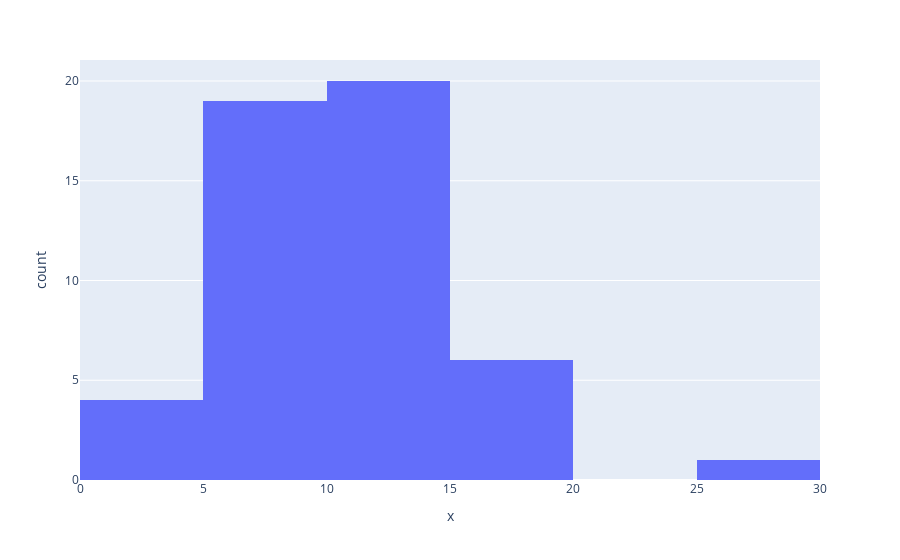

Notebook code cell kept with this figure:
### Code cell
fig = px.histogram(x=prices_2021, nbins=5)
fig.show()

### Figure 1 — Plotly figure (JSON) as saved in the notebook; plotly's stock layout.template omitted (floating-point values rounded to 4 significant figures)
{"data": [{"alignmentgroup": "True", "bingroup": "x", "hovertemplate": "x=%{x}<br>count=%{y}<extra></extra>", "legendgroup": "", "marker": {"color": "#636efa", "pattern": {"shape": ""}}, "name": "", "nbinsx": 5, "offsetgroup": "", "orientation": "v", "showlegend": false, "x": [7.48, 12.52, 17.78, 11.98, 7.49, 5.36, 6.99, 13.58, 14.34, 8.99, 6.62, 12.01, 18, 15.98, 10.62, 6, 10.58, 6.99, 4.31, 4.14, 10.26, 4.07, 14.4, 8.48, 8.49, 14.16, 26, 15.49, 4.79, 9.59, 11.6, 7.57, 13.99, 11.4, 10.35, 7.74, 13.79, 9.58, 13.09, 13.29, 19.42, 9.42, 10.34, 17.99, 14.8, 5.06, 8.55, 8.37, 14.89, 5.98], "xaxis": "x", "yaxis": "y", "type": "histogram"}], "layout": {"xaxis": {"anchor": "y", "domain": [0, 1], "title": {"text": "x"}}, "yaxis": {"anchor": "x", "domain": [0, 1], "title": {"text": "count"}}, "legend": {"tracegroupgap": 0}, "margin": {"t": 60}, "barmode": "relative"}}
